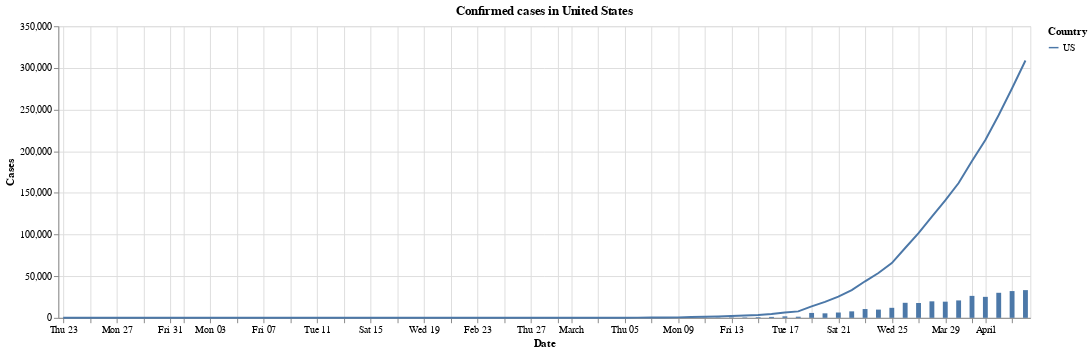

The code cell stored with this chart in its notebook:
### Code cell
_chart = chart_countries_timeline(df_confirmed, ['US']).properties(title = 'Confirmed cases in United States')
_diff = chart_countries_timeline_diff(df_confirmed, 'US')

(_chart + _diff)

### Figure 1 — Vega-Lite specification as saved in the notebook (floating-point values rounded to 4 significant figures)
{"config": {"view": {"continuousWidth": 400, "continuousHeight": 300}}, "layer": [{"data": {"name": "data-68a7cdfd93c1edcedc1846e845059882"}, "mark": "line", "encoding": {"color": {"type": "nominal", "field": "Country"}, "opacity": {"condition": {"value": 1, "selection": "selector003"}, "value": 0.2}, "tooltip": [{"type": "nominal", "field": "Country"}, {"type": "temporal", "field": "Date"}, {"type": "quantitative", "field": "Cases"}], "x": {"type": "temporal", "field": "Date"}, "y": {"type": "quantitative", "field": "Cases"}}, "selection": {"selector003": {"type": "multi", "fields": ["Country"], "bind": "legend"}}, "title": "Confirmed cases in United States", "width": 1000}, {"data": {"name": "data-19fce552cb1c834c962a6229b442dfd4"}, "mark": "bar", "encoding": {"x": {"type": "temporal", "field": "Date"}, "y": {"type": "quantitative", "field": "Cases"}}}], "$schema": "https://vega.github.io/schema/vega-lite/v4.0.2.json", "datasets": {"data-68a7cdfd93c1edcedc1846e845059882": [{"Country": "US", "Date": "2020-01-23T00:00:00", "Cases": 1}, {"Country": "US", "Date": "2020-01-24T00:00:00", "Cases": 2}, {"Country": "US", "Date": "2020-01-25T00:00:00", "Cases": 2}, {"Country": "US", "Date": "2020-01-26T00:00:00", "Cases": 5}, {"Country": "US", "Date": "2020-01-27T00:00:00", "Cases": 5}, {"Country": "US", "Date": "2020-01-28T00:00:00", "Cases": 5}, {"Country": "US", "Date": "2020-01-29T00:00:00", "Cases": 5}, {"Country": "US", "Date": "2020-01-30T00:00:00", "Cases": 5}, {"Country": "US", "Date": "2020-01-31T00:00:00", "Cases": 7}, {"Country": "US", "Date": "2020-02-01T00:00:00", "Cases": 8}, {"Country": "US", "Date": "2020-02-02T00:00:00", "Cases": 8}, {"Country": "US", "Date": "2020-02-03T00:00:00", "Cases": 11}, {"Country": "US", "Date": "2020-02-04T00:00:00", "Cases": 11}, {"Country": "US", "Date": "2020-02-05T00:00:00", "Cases": 11}, {"Country": "US", "Date": "2020-02-06T00:00:00", "Cases": 11}, {"Country": "US", "Date": "2020-02-07T00:00:00", "Cases": 11}, {"Country": "US", "Date": "2020-02-08T00:00:00", "Cases": 11}, {"Country": "US", "Date": "2020-02-09T00:00:00", "Cases": 11}, {"Country": "US", "Date": "2020-02-10T00:00:00", "Cases": 11}, {"Country": "US", "Date": "2020-02-11T00:00:00", "Cases": 12}, {"Country": "US", "Date": "2020-02-12T00:00:00", "Cases": 12}, {"Country": "US", "Date": "2020-02-13T00:00:00", "Cases": 13}, {"Country": "US", "Date": "2020-02-14T00:00:00", "Cases": 13}, {"Country": "US", "Date": "2020-02-15T00:00:00", "Cases": 13}, {"Country": "US", "Date": "2020-02-16T00:00:00", "Cases": 13}, {"Country": "US", "Date": "2020-02-17T00:00:00", "Cases": 13}, {"Country": "US", "Date": "2020-02-18T00:00:00", "Cases": 13}, {"Country": "US", "Date": "2020-02-19T00:00:00", "Cases": 13}, {"Country": "US", "Date": "2020-02-20T00:00:00", "Cases": 13}, {"Country": "US", "Date": "2020-02-21T00:00:00", "Cases": 15}, {"Country": "US", "Date": "2020-02-22T00:00:00", "Cases": 15}, {"Country": "US", "Date": "2020-02-23T00:00:00", "Cases": 15}, {"Country": "US", "Date": "2020-02-24T00:00:00", "Cases": 51}, {"Country": "US", "Date": "2020-02-25T00:00:00", "Cases": 51}, {"Country": "US", "Date": "2020-02-26T00:00:00", "Cases": 57}, {"Country": "US", "Date": "2020-02-27T00:00:00", "Cases": 58}, {"Country": "US", "Date": "2020-02-28T00:00:00", "Cases": 60}, {"Country": "US", "Date": "2020-02-29T00:00:00", "Cases": 68}, {"Country": "US", "Date": "2020-03-01T00:00:00", "Cases": 74}, {"Country": "US", "Date": "2020-03-02T00:00:00", "Cases": 98}, {"Country": "US", "Date": "2020-03-03T00:00:00", "Cases": 118}, {"Country": "US", "Date": "2020-03-04T00:00:00", "Cases": 149}, {"Country": "US", "Date": "2020-03-05T00:00:00", "Cases": 217}, {"Country": "US", "Date": "2020-03-06T00:00:00", "Cases": 262}, {"Country": "US", "Date": "2020-03-07T00:00:00", "Cases": 402}, {"Country": "US", "Date": "2020-03-08T00:00:00", "Cases": 518}, {"Country": "US", "Date": "2020-03-09T00:00:00", "Cases": 583}, {"Country": "US", "Date": "2020-03-10T00:00:00", "Cases": 959}, {"Country": "US", "Date": "2020-03-11T00:00:00", "Cases": 1281}, {"Country": "US", "Date": "2020-03-12T00:00:00", "Cases": 1663}, {"Country": "US", "Date": "2020-03-13T00:00:00", "Cases": 2179}, {"Country": "US", "Date": "2020-03-14T00:00:00", "Cases": 2727}, {"Country": "US", "Date": "2020-03-15T00:00:00", "Cases": 3499}, {"Country": "US", "Date": "2020-03-16T00:00:00", "Cases": 4632}, {"Country": "US", "Date": "2020-03-17T00:00:00", "Cases": 6421}, {"Country": "US", "Date": "2020-03-18T00:00:00", "Cases": 7783}, {"Country": "US", "Date": "2020-03-19T00:00:00", "Cases": 13677}, {"Country": "US", "Date": "2020-03-20T00:00:00", "Cases": 19100}, {"Country": "US", "Date": "2020-03-21T00:00:00", "Cases": 25489}, {"Country": "US", "Date": "2020-03-22T00:00:00", "Cases": 33276}, {"Country": "US", "Date": "2020-03-23T00:00:00", "Cases": 43847}, {"Country": "US", "Date": "2020-03-24T00:00:00", "Cases": 53740}, {"Country": "US", "Date": "2020-03-25T00:00:00", "Cases": 65778}, {"Country": "US", "Date": "2020-03-26T00:00:00", "Cases": 83836}, {"Country": "US", "Date": "2020-03-27T00:00:00", "Cases": 101657}, {"Country": "US", "Date": "2020-03-28T00:00:00", "Cases": 121478}, {"Country": "US", "Date": "2020-03-29T00:00:00", "Cases": 140886}, {"Country": "US", "Date": "2020-03-30T00:00:00", "Cases": 161807}, {"Country": "US", "Date": "2020-03-31T00:00:00", "Cases": 188172}, {"Country": "US", "Date": "2020-04-01T00:00:00", "Cases": 213372}, {"Country": "US", "Date": "2020-04-02T00:00:00", "Cases": 243453}, {"Country": "US", "Date": "2020-04-03T00:00:00", "Cases": 275586}, {"Country": "US", "Date": "2020-04-04T00:00:00", "Cases": 308850}], "data-19fce552cb1c834c962a6229b442dfd4": [{"Date": "2020-01-22T00:00:00", "Cases": null}, {"Date": "2020-01-23T00:00:00", "Cases": 0.0}, {"Date": "2020-01-24T00:00:00", "Cases": 1.0}, {"Date": "2020-01-25T00:00:00", "Cases": 0.0}, {"Date": "2020-01-26T00:00:00", "Cases": 3.0}, {"Date": "2020-01-27T00:00:00", "Cases": 0.0}, {"Date": "2020-01-28T00:00:00", "Cases": 0.0}, {"Date": "2020-01-29T00:00:00", "Cases": 0.0}, {"Date": "2020-01-30T00:00:00", "Cases": 0.0}, {"Date": "2020-01-31T00:00:00", "Cases": 2.0}, {"Date": "2020-02-01T00:00:00", "Cases": 1.0}, {"Date": "2020-02-02T00:00:00", "Cases": 0.0}, {"Date": "2020-02-03T00:00:00", "Cases": 3.0}, {"Date": "2020-02-04T00:00:00", "Cases": 0.0}, {"Date": "2020-02-05T00:00:00", "Cases": 0.0}, {"Date": "2020-02-06T00:00:00", "Cases": 0.0}, {"Date": "2020-02-07T00:00:00", "Cases": 0.0}, {"Date": "2020-02-08T00:00:00", "Cases": 0.0}, {"Date": "2020-02-09T00:00:00", "Cases": 0.0}, {"Date": "2020-02-10T00:00:00", "Cases": 0.0}, {"Date": "2020-02-11T00:00:00", "Cases": 1.0}, {"Date": "2020-02-12T00:00:00", "Cases": 0.0}, {"Date": "2020-02-13T00:00:00", "Cases": 1.0}, {"Date": "2020-02-14T00:00:00", "Cases": 0.0}, {"Date": "2020-02-15T00:00:00", "Cases": 0.0}, {"Date": "2020-02-16T00:00:00", "Cases": 0.0}, {"Date": "2020-02-17T00:00:00", "Cases": 0.0}, {"Date": "2020-02-18T00:00:00", "Cases": 0.0}, {"Date": "2020-02-19T00:00:00", "Cases": 0.0}, {"Date": "2020-02-20T00:00:00", "Cases": 0.0}, {"Date": "2020-02-21T00:00:00", "Cases": 2.0}, {"Date": "2020-02-22T00:00:00", "Cases": 0.0}, {"Date": "2020-02-23T00:00:00", "Cases": 0.0}, {"Date": "2020-02-24T00:00:00", "Cases": 36.0}, {"Date": "2020-02-25T00:00:00", "Cases": 0.0}, {"Date": "2020-02-26T00:00:00", "Cases": 6.0}, {"Date": "2020-02-27T00:00:00", "Cases": 1.0}, {"Date": "2020-02-28T00:00:00", "Cases": 2.0}, {"Date": "2020-02-29T00:00:00", "Cases": 8.0}, {"Date": "2020-03-01T00:00:00", "Cases": 6.0}, {"Date": "2020-03-02T00:00:00", "Cases": 24.0}, {"Date": "2020-03-03T00:00:00", "Cases": 20.0}, {"Date": "2020-03-04T00:00:00", "Cases": 31.0}, {"Date": "2020-03-05T00:00:00", "Cases": 68.0}, {"Date": "2020-03-06T00:00:00", "Cases": 45.0}, {"Date": "2020-03-07T00:00:00", "Cases": 140.0}, {"Date": "2020-03-08T00:00:00", "Cases": 116.0}, {"Date": "2020-03-09T00:00:00", "Cases": 65.0}, {"Date": "2020-03-10T00:00:00", "Cases": 376.0}, {"Date": "2020-03-11T00:00:00", "Cases": 322.0}, {"Date": "2020-03-12T00:00:00", "Cases": 382.0}, {"Date": "2020-03-13T00:00:00", "Cases": 516.0}, {"Date": "2020-03-14T00:00:00", "Cases": 548.0}, {"Date": "2020-03-15T00:00:00", "Cases": 772.0}, {"Date": "2020-03-16T00:00:00", "Cases": 1133.0}, {"Date": "2020-03-17T00:00:00", "Cases": 1789.0}, {"Date": "2020-03-18T00:00:00", "Cases": 1362.0}, {"Date": "2020-03-19T00:00:00", "Cases": 5894.0}, {"Date": "2020-03-20T00:00:00", "Cases": 5423.0}, {"Date": "2020-03-21T00:00:00", "Cases": 6389.0}, {"Date": "2020-03-22T00:00:00", "Cases": 7787.0}, {"Date": "2020-03-23T00:00:00", "Cases": 10570.0}, {"Date": "2020-03-24T00:00:00", "Cases": 9893.0}, {"Date": "2020-03-25T00:00:00", "Cases": 12040.0}, {"Date": "2020-03-26T00:00:00", "Cases": 18060.0}, {"Date": "2020-03-27T00:00:00", "Cases": 17820.0}, {"Date": "2020-03-28T00:00:00", "Cases": 19820.0}, {"Date": "2020-03-29T00:00:00", "Cases": 19410.0}, {"Date": "2020-03-30T00:00:00", "Cases": 20920.0}, {"Date": "2020-03-31T00:00:00", "Cases": 26360.0}, {"Date": "2020-04-01T00:00:00", "Cases": 25200.0}, {"Date": "2020-04-02T00:00:00", "Cases": 30080.0}, {"Date": "2020-04-03T00:00:00", "Cases": 32130.0}, {"Date": "2020-04-04T00:00:00", "Cases": 33260.0}]}}
